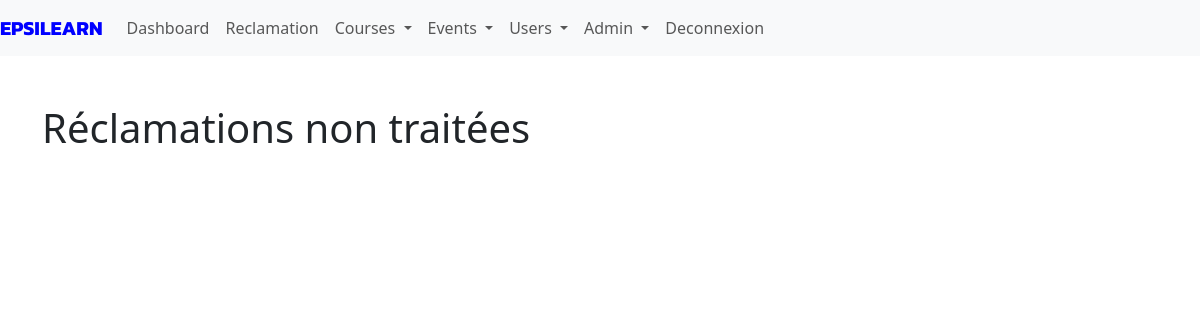
/reclamations_non_traitees (signed in), run on an earlier commit of the app's database.
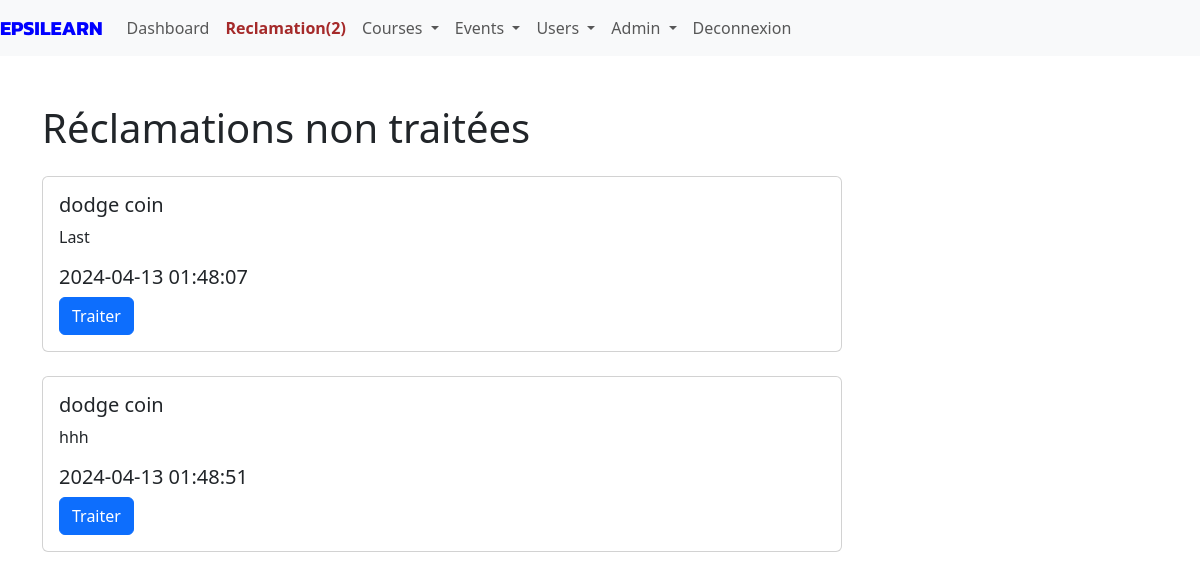
And on a later commit of the database.
### App/Models/models.py (models this page shows, shortened)
class Reclamation(db.Model):
    id = db.Column(db.Integer, primary_key=True)
    user_id = db.Column(db.Integer, db.ForeignKey('user.id'), nullable=False)
    vue=db.Column(db.String(50),default="non")
    traite=db.Column(db.String(50),default="non")
    contenu = db.Column(db.Text, nullable=False)
    date = db.Column(db.DateTime, default=datetime.utcnow)
    util = db.relationship('User', backref='rec', foreign_keys=[user_id])

class User(db.Model):
    id = db.Column(db.Integer, primary_key=True)
    nom = db.Column(db.String(50))
    prenom = db.Column(db.String(50))
    nationalite = db.Column(db.String(50))
    mail = db.Column(db.String(50))
    code = db.Column(db.String(50))
    pseudo=db.Column(db.String(200))
    date_naiss=db.Column(db.DateTime)
    ter = db.Column(db.String(50),default="non")
    age=db.Column(db.Integer)
    confirmer = db.Column(db.String(50),default="non")
    mdp=db.Column(db.String(50))
    photo=db.Column(db.String(50),default="static/Profil/unknown.jpg")
    password_reset_token = db.Column(db.String(100))
    password_reset_expiration = db.Column(db.DateTime)
    role=db.Column(db.String(200))
    etudiant= db.relationship('Etudiant', backref='acces_etudiant', foreign_keys='Etudiant.id_user_e')
    prof= db.relationship('Prof', backref='acces_prof', foreign_keys='Prof.id_user_p')
    autre= db.relationship('Autre', backref='acces_autre', foreign_keys='Autre.id_user_a')

### App/Admin/routes_reclamations.py (the view)
@AdminBp.route('/reclamations_non_traitees', methods=['GET'])
def reclamations_non_traitees():
    if session.get('admin')=='connect':
        reclamations = Reclamation.query.filter_by(traite='non').all()
        for reclamation in reclamations:
            reclamation.vue = 'oui'
        db.session.commit()
        n=vue()
        return render_template('reclamations_non_traitees.html', reclamations=reclamations,n=n)
    else:
        return redirect(url_for('Main.connexion'))

### App/Controllers/fonction.py (called while the page is built)
def vue():
    nombre_reclamations_non_vues = Reclamation.query.filter_by(vue='non').count()
    return nombre_reclamations_non_vues

def get_current_user():
    _current_user=None
    if session.get("userid"):
        user=User.query.get(session.get("userid"))
        if user:
            _current_user=user
    if _current_user is None:
        _current_user=User(
        nom="Visiteur",
        prenom="Anonyme",
        nationalite="Inconnue",
        mail="",
        code="Rabver129G@gh%&B&8bg^gtf",
        pseudo="VisiteurAnonyme",
        date_naiss=datetime.now(),
        ter="non",
        age=0,
        confirmer="non",
        mdp="",
        role="Visiteur",
        photo="static/Profil/unknown.jpg"
    )
    return _current_user

### App/Main/routes_home.py (called while the page is built)
@MainBp.app_context_processor
def inject_param():
    return dict(current_user=current_user,np=np,nd=nd,n_stud=n_stud,user_type=session.get("role"))

### app.py (called while the page is built)
@app.after_request
def set_secure_headers(response):
    response.headers['X-Content-Type-Options'] = 'nosniff'
    response.headers['X-Frame-Options'] = 'SAMEORIGIN'
    response.headers['X-XSS-Protection'] = '1; mode=block'
    return response

@app.before_request
def update_session_time():
    if user.id not in processed_requests and user.id is not None:
        last_activity_key = f'last_activity:{user.id}'
        redis_store.set(last_activity_key, datetime.now().strftime('%Y-%m-%d %H:%M:%S'), ex=3)
        session['online_users'] = len(redis_store.keys('last_activity:*'))
        processed_requests[user.id] = True

### App/Admin/templates/reclamations_non_traitees.html (shortened to what this page needs)
{% extends "index.html" %}
{% block content %}
<div class="container mt-5 center">
    <h1 class="mb-4">Réclamations non traitées</h1>
    {% for reclamation in reclamations %}
        <div class="card mb-4" style="max-width: 800px;">
            <div class="card-body">
                <h5 class="card-title">{{ reclamation.util.nom}} {{ reclamation.util.prenom}}</h5>
                <p class="card-text">{{ reclamation.contenu | safe | truncate(100) }}</p>
                <h5 class="card-title">{{ reclamation.date.strftime('%Y-%m-%d %H:%M:%S') }}</h5>
                <a href="{{ url_for('Admin.traiter_reclamation', reclamation_id=reclamation.id) }}" class="btn btn-primary">Traiter</a>
            </div>
        </div>
    {% endfor %}
</div>
{% endblock %}

### App/Admin/templates/index.html (shortened to what this page needs)
<!DOCTYPE html>
<html lang="en">
<head>
    <link href="https://cdn.jsdelivr.net/npm/bootstrap@5.3.0/dist/css/bootstrap.min.css" rel="stylesheet">
    <link
    rel="stylesheet"
    href="https://pro.fontawesome.com/releases/v5.10.0/css/all.css"
  />
  <link rel="stylesheet" href="https://cdnjs.cloudflare.com/ajax/libs/animate.css/4.1.1/animate.min.css">
</head>
<body style="background-color: rgb(255, 255, 255);">
    {% block nav %}
    <nav class="navbar navbar-expand-lg navbar-light bg-light" >
        <a class="navbar-brand" href="{{url_for('Admin.dashboard')}}" style="color: blue;font-family: 'Kanit';">EPSILEARN</a>
        <div class="collapse navbar-collapse" id="navbarNav" style="cursor: pointer;">
            <ul class="navbar-nav ml-3">
                <li class="nav-item">
                    <a class="nav-link" href="{{url_for('Admin.dashboard')}}">Dashboard</a>
                </li>
                <li class="nav-item">
                    <a id="rec" class="nav-link" href="{{url_for('Main.reclamation')}}">Reclamation{% if n > 0 %}({{n}}){% endif %}</a>
                </li>
                <li class="nav-item dropdown">
                    <a class="nav-link dropdown-toggle" href="#" id="coursesDropdown" role="button" data-toggle="dropdown" aria-haspopup="true" aria-expanded="false">
                        Courses
                    </a>
                </li>
                <li class="nav-item dropdown">
                    <a class="nav-link dropdown-toggle" href="#" id="eventsDropdown" role="button" data-toggle="dropdown" aria-haspopup="true" aria-expanded="false">
                        Events
                    </a>
                </li>
                <li class="nav-item dropdown dropdown-right">
                    <a class="nav-link dropdown-toggle" href="#" id="usersDropdown" role="button" data-toggle="dropdown" aria-haspopup="true" aria-expanded="false">
                        Users
                    </a>
                </li>
                <li class="nav-item dropdown dropdown-right">
                    <a class="nav-link dropdown-toggle" href="#" id="usersDropdown" role="button" data-toggle="dropdown" aria-haspopup="true" aria-expanded="false">
                        Admin
                    </a>
                </li>
                <li class="nav-item">
                    <a class="nav-link" href="{{url_for('Main.connexion')}}">Deconnexion</a>
                </li>
            </ul>
        </div>
    </nav>
    {% endblock %}
{% block content %}{% endblock %}
</body>
</html>

### App/Admin/templates/index.html (style rules this page uses)
#rec { color: brown; font-weight: bold; }
.navbar-brand { font-weight: bold; }

What changed in the data, as far as the page shows it:
added Reclamation: util.nom "dodge", util.prenom "coin", contenu "Last", date "2024-04-13 01:48:07"
added Reclamation: util.nom "dodge", util.prenom "coin", contenu "hhh", date "2024-04-13 01:48:51"
Also different on the page:
{{ n }}: (not shown) → "2"
